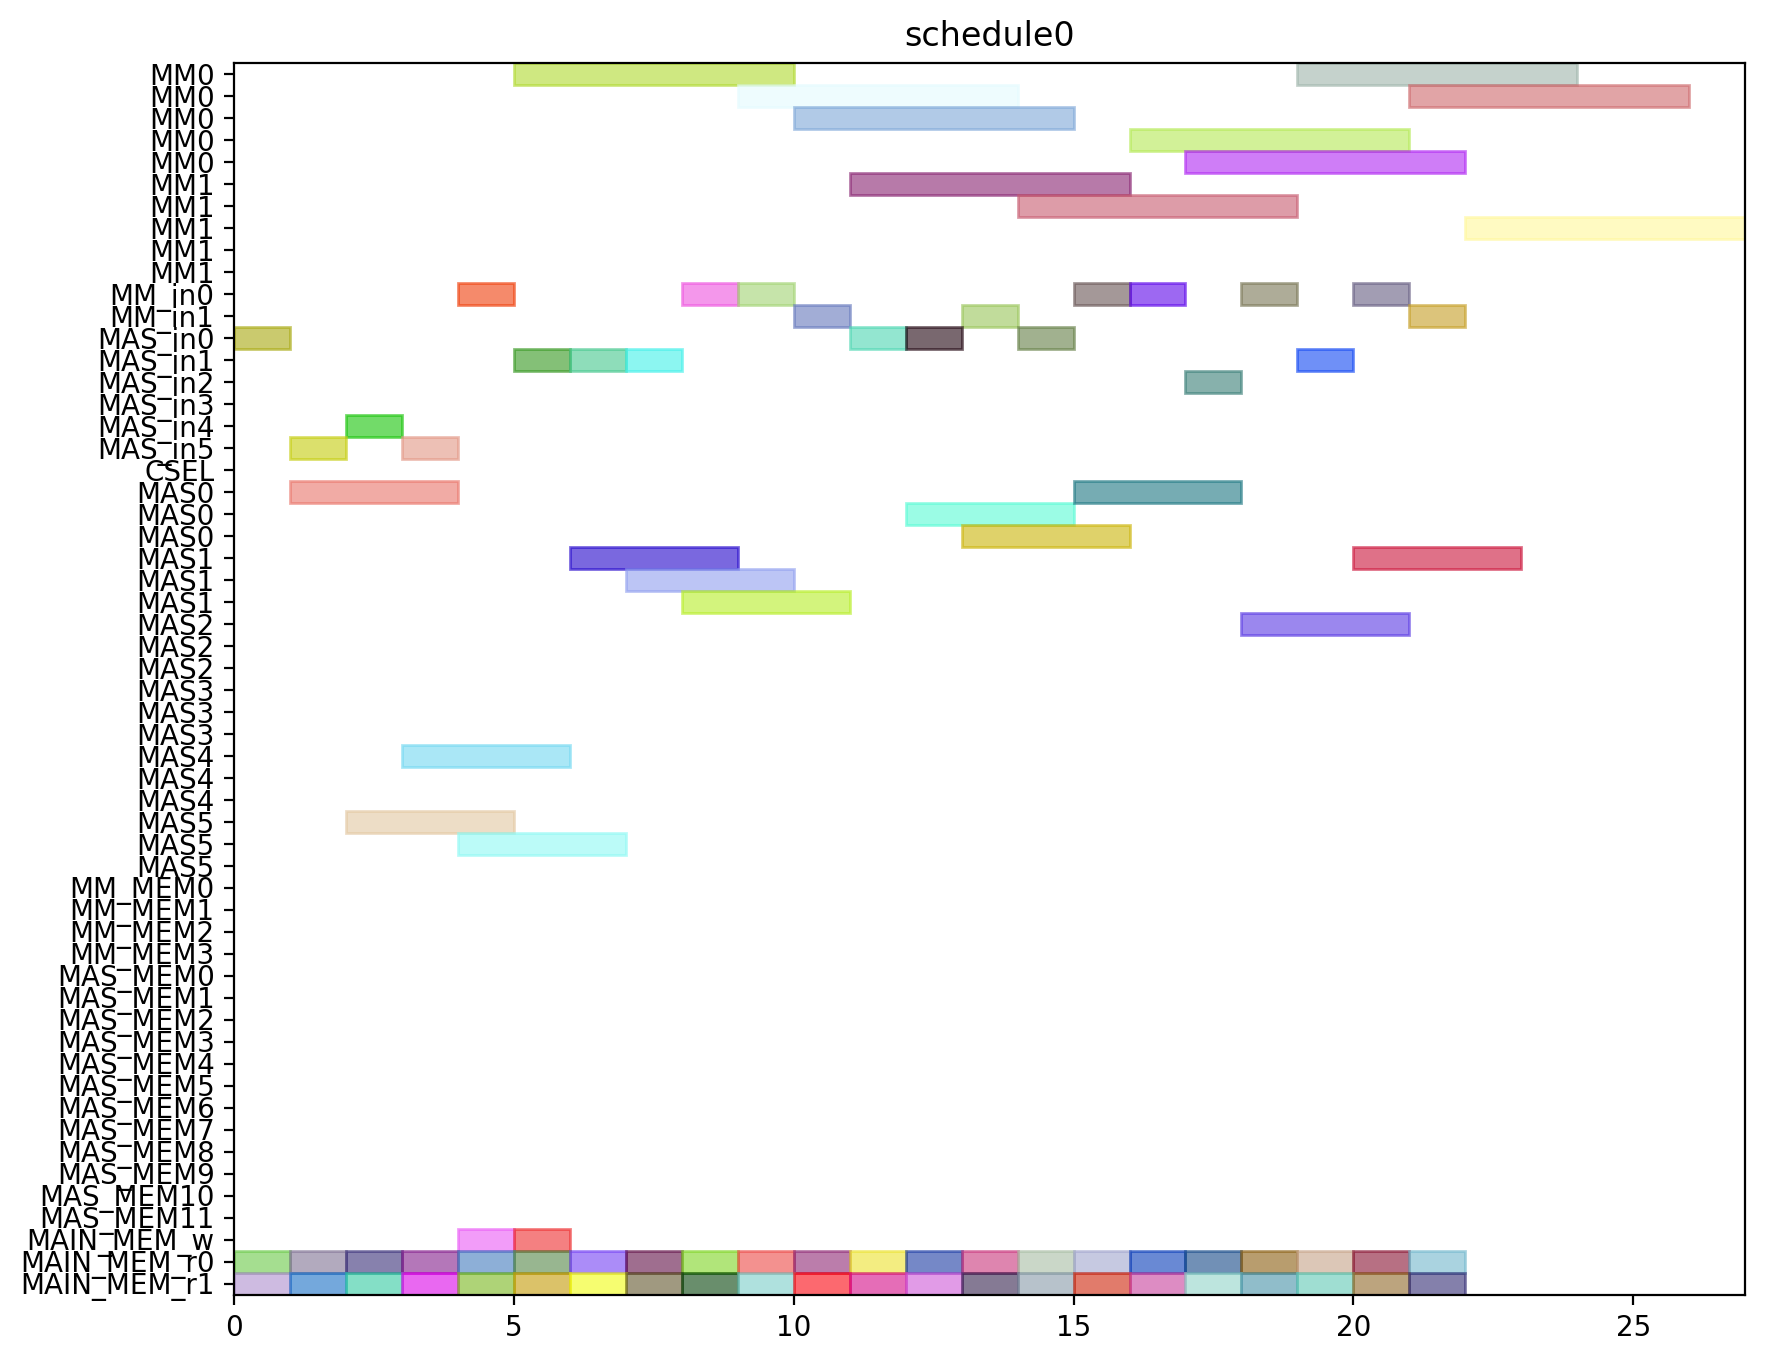

The Python source for this figure:
from pyschedule import Scenario, solvers, plotters, alt


def solve():
	horizon = 120
	S = Scenario("schedule0", horizon=horizon)

	# resource
	MM = S.Resources('MM', num=2, size=5)
	MM_in = S.Resources('MM_in', num=2)
	MAS_in = S.Resources('MAS_in', num=6)
	CSEL = S.Resource('CSEL')
	MAS = S.Resources('MAS', num=6, size=3, periods=range(1, horizon))
	MM_MEM = S.Resources('MM_MEM', num=4)
	MAS_MEM = S.Resources('MAS_MEM', num=12)
	MAIN_MEM_w = S.Resource('MAIN_MEM_w', size=1)
	MAIN_MEM_r = S.Resources('MAIN_MEM_r', num=2)

	# result of previous scheduling

	# new tasks
	c10_t0 = S.Task('c10_t0', length=5, delay_cost=1)
	c10_t0 += alt(MM)
	c10_t0_in = S.Task('c10_t0_in', length=1, delay_cost=1)
	c10_t0_in += alt(MM_in)
	S += c10_t0_in*MM_in[0]<=c10_t0*MM[0]
	S += c10_t0_in*MM_in[1]<=c10_t0*MM[1]
	c10_t0_mem0 = S.Task('c10_t0_mem0', length=1, delay_cost=1)
	c10_t0_mem0 += MAIN_MEM_r[0]
	S += c10_t0_mem0 <= c10_t0

	c10_t0_mem1 = S.Task('c10_t0_mem1', length=1, delay_cost=1)
	c10_t0_mem1 += MAIN_MEM_r[1]
	S += c10_t0_mem1 <= c10_t0

	c10_t1 = S.Task('c10_t1', length=5, delay_cost=1)
	c10_t1 += alt(MM)
	c10_t1_in = S.Task('c10_t1_in', length=1, delay_cost=1)
	c10_t1_in += alt(MM_in)
	S += c10_t1_in*MM_in[0]<=c10_t1*MM[0]
	S += c10_t1_in*MM_in[1]<=c10_t1*MM[1]
	c10_t1_mem0 = S.Task('c10_t1_mem0', length=1, delay_cost=1)
	c10_t1_mem0 += MAIN_MEM_r[0]
	S += c10_t1_mem0 <= c10_t1

	c10_t1_mem1 = S.Task('c10_t1_mem1', length=1, delay_cost=1)
	c10_t1_mem1 += MAIN_MEM_r[1]
	S += c10_t1_mem1 <= c10_t1

	c10_t2 = S.Task('c10_t2', length=3, delay_cost=1)
	c10_t2 += alt(MAS)
	c10_t2_in = S.Task('c10_t2_in', length=1, delay_cost=1)
	c10_t2_in += alt(MAS_in)
	S += c10_t2_in*MAS_in[0]<=c10_t2*MAS[0]

	S += c10_t2_in*MAS_in[1]<=c10_t2*MAS[1]

	S += c10_t2_in*MAS_in[2]<=c10_t2*MAS[2]

	S += c10_t2_in*MAS_in[3]<=c10_t2*MAS[3]

	S += c10_t2_in*MAS_in[4]<=c10_t2*MAS[4]

	S += c10_t2_in*MAS_in[5]<=c10_t2*MAS[5]

	c10_t2_mem0 = S.Task('c10_t2_mem0', length=1, delay_cost=1)
	c10_t2_mem0 += MAIN_MEM_r[0]
	S += c10_t2_mem0 <= c10_t2

	c10_t2_mem1 = S.Task('c10_t2_mem1', length=1, delay_cost=1)
	c10_t2_mem1 += MAIN_MEM_r[1]
	S += c10_t2_mem1 <= c10_t2

	c10_t3 = S.Task('c10_t3', length=3, delay_cost=1)
	c10_t3 += alt(MAS)
	c10_t3_in = S.Task('c10_t3_in', length=1, delay_cost=1)
	c10_t3_in += alt(MAS_in)
	S += c10_t3_in*MAS_in[0]<=c10_t3*MAS[0]

	S += c10_t3_in*MAS_in[1]<=c10_t3*MAS[1]

	S += c10_t3_in*MAS_in[2]<=c10_t3*MAS[2]

	S += c10_t3_in*MAS_in[3]<=c10_t3*MAS[3]

	S += c10_t3_in*MAS_in[4]<=c10_t3*MAS[4]

	S += c10_t3_in*MAS_in[5]<=c10_t3*MAS[5]

	c10_t3_mem0 = S.Task('c10_t3_mem0', length=1, delay_cost=1)
	c10_t3_mem0 += MAIN_MEM_r[0]
	S += c10_t3_mem0 <= c10_t3

	c10_t3_mem1 = S.Task('c10_t3_mem1', length=1, delay_cost=1)
	c10_t3_mem1 += MAIN_MEM_r[1]
	S += c10_t3_mem1 <= c10_t3

	c20_t0 = S.Task('c20_t0', length=5, delay_cost=1)
	c20_t0 += alt(MM)
	c20_t0_in = S.Task('c20_t0_in', length=1, delay_cost=1)
	c20_t0_in += alt(MM_in)
	S += c20_t0_in*MM_in[0]<=c20_t0*MM[0]
	S += c20_t0_in*MM_in[1]<=c20_t0*MM[1]
	c20_t0_mem0 = S.Task('c20_t0_mem0', length=1, delay_cost=1)
	c20_t0_mem0 += MAIN_MEM_r[0]
	S += c20_t0_mem0 <= c20_t0

	c20_t0_mem1 = S.Task('c20_t0_mem1', length=1, delay_cost=1)
	c20_t0_mem1 += MAIN_MEM_r[1]
	S += c20_t0_mem1 <= c20_t0

	c20_t1 = S.Task('c20_t1', length=5, delay_cost=1)
	c20_t1 += alt(MM)
	c20_t1_in = S.Task('c20_t1_in', length=1, delay_cost=1)
	c20_t1_in += alt(MM_in)
	S += c20_t1_in*MM_in[0]<=c20_t1*MM[0]
	S += c20_t1_in*MM_in[1]<=c20_t1*MM[1]
	c20_t1_mem0 = S.Task('c20_t1_mem0', length=1, delay_cost=1)
	c20_t1_mem0 += MAIN_MEM_r[0]
	S += c20_t1_mem0 <= c20_t1

	c20_t1_mem1 = S.Task('c20_t1_mem1', length=1, delay_cost=1)
	c20_t1_mem1 += MAIN_MEM_r[1]
	S += c20_t1_mem1 <= c20_t1

	c20_t2 = S.Task('c20_t2', length=3, delay_cost=1)
	c20_t2 += alt(MAS)
	c20_t2_in = S.Task('c20_t2_in', length=1, delay_cost=1)
	c20_t2_in += alt(MAS_in)
	S += c20_t2_in*MAS_in[0]<=c20_t2*MAS[0]

	S += c20_t2_in*MAS_in[1]<=c20_t2*MAS[1]

	S += c20_t2_in*MAS_in[2]<=c20_t2*MAS[2]

	S += c20_t2_in*MAS_in[3]<=c20_t2*MAS[3]

	S += c20_t2_in*MAS_in[4]<=c20_t2*MAS[4]

	S += c20_t2_in*MAS_in[5]<=c20_t2*MAS[5]

	c20_t2_mem0 = S.Task('c20_t2_mem0', length=1, delay_cost=1)
	c20_t2_mem0 += MAIN_MEM_r[0]
	S += c20_t2_mem0 <= c20_t2

	c20_t2_mem1 = S.Task('c20_t2_mem1', length=1, delay_cost=1)
	c20_t2_mem1 += MAIN_MEM_r[1]
	S += c20_t2_mem1 <= c20_t2

	c20_t3 = S.Task('c20_t3', length=3, delay_cost=1)
	c20_t3 += alt(MAS)
	c20_t3_in = S.Task('c20_t3_in', length=1, delay_cost=1)
	c20_t3_in += alt(MAS_in)
	S += c20_t3_in*MAS_in[0]<=c20_t3*MAS[0]

	S += c20_t3_in*MAS_in[1]<=c20_t3*MAS[1]

	S += c20_t3_in*MAS_in[2]<=c20_t3*MAS[2]

	S += c20_t3_in*MAS_in[3]<=c20_t3*MAS[3]

	S += c20_t3_in*MAS_in[4]<=c20_t3*MAS[4]

	S += c20_t3_in*MAS_in[5]<=c20_t3*MAS[5]

	c20_t3_mem0 = S.Task('c20_t3_mem0', length=1, delay_cost=1)
	c20_t3_mem0 += MAIN_MEM_r[0]
	S += c20_t3_mem0 <= c20_t3

	c20_t3_mem1 = S.Task('c20_t3_mem1', length=1, delay_cost=1)
	c20_t3_mem1 += MAIN_MEM_r[1]
	S += c20_t3_mem1 <= c20_t3

	c01_t0 = S.Task('c01_t0', length=5, delay_cost=1)
	c01_t0 += alt(MM)
	c01_t0_in = S.Task('c01_t0_in', length=1, delay_cost=1)
	c01_t0_in += alt(MM_in)
	S += c01_t0_in*MM_in[0]<=c01_t0*MM[0]
	S += c01_t0_in*MM_in[1]<=c01_t0*MM[1]
	c01_t0_mem0 = S.Task('c01_t0_mem0', length=1, delay_cost=1)
	c01_t0_mem0 += MAIN_MEM_r[0]
	S += c01_t0_mem0 <= c01_t0

	c01_t0_mem1 = S.Task('c01_t0_mem1', length=1, delay_cost=1)
	c01_t0_mem1 += MAIN_MEM_r[1]
	S += c01_t0_mem1 <= c01_t0

	c01_t1 = S.Task('c01_t1', length=5, delay_cost=1)
	c01_t1 += alt(MM)
	c01_t1_in = S.Task('c01_t1_in', length=1, delay_cost=1)
	c01_t1_in += alt(MM_in)
	S += c01_t1_in*MM_in[0]<=c01_t1*MM[0]
	S += c01_t1_in*MM_in[1]<=c01_t1*MM[1]
	c01_t1_mem0 = S.Task('c01_t1_mem0', length=1, delay_cost=1)
	c01_t1_mem0 += MAIN_MEM_r[0]
	S += c01_t1_mem0 <= c01_t1

	c01_t1_mem1 = S.Task('c01_t1_mem1', length=1, delay_cost=1)
	c01_t1_mem1 += MAIN_MEM_r[1]
	S += c01_t1_mem1 <= c01_t1

	c01_t2 = S.Task('c01_t2', length=3, delay_cost=1)
	c01_t2 += alt(MAS)
	c01_t2_in = S.Task('c01_t2_in', length=1, delay_cost=1)
	c01_t2_in += alt(MAS_in)
	S += c01_t2_in*MAS_in[0]<=c01_t2*MAS[0]

	S += c01_t2_in*MAS_in[1]<=c01_t2*MAS[1]

	S += c01_t2_in*MAS_in[2]<=c01_t2*MAS[2]

	S += c01_t2_in*MAS_in[3]<=c01_t2*MAS[3]

	S += c01_t2_in*MAS_in[4]<=c01_t2*MAS[4]

	S += c01_t2_in*MAS_in[5]<=c01_t2*MAS[5]

	c01_t2_mem0 = S.Task('c01_t2_mem0', length=1, delay_cost=1)
	c01_t2_mem0 += MAIN_MEM_r[0]
	S += c01_t2_mem0 <= c01_t2

	c01_t2_mem1 = S.Task('c01_t2_mem1', length=1, delay_cost=1)
	c01_t2_mem1 += MAIN_MEM_r[1]
	S += c01_t2_mem1 <= c01_t2

	c01_t3 = S.Task('c01_t3', length=3, delay_cost=1)
	c01_t3 += alt(MAS)
	c01_t3_in = S.Task('c01_t3_in', length=1, delay_cost=1)
	c01_t3_in += alt(MAS_in)
	S += c01_t3_in*MAS_in[0]<=c01_t3*MAS[0]

	S += c01_t3_in*MAS_in[1]<=c01_t3*MAS[1]

	S += c01_t3_in*MAS_in[2]<=c01_t3*MAS[2]

	S += c01_t3_in*MAS_in[3]<=c01_t3*MAS[3]

	S += c01_t3_in*MAS_in[4]<=c01_t3*MAS[4]

	S += c01_t3_in*MAS_in[5]<=c01_t3*MAS[5]

	c01_t3_mem0 = S.Task('c01_t3_mem0', length=1, delay_cost=1)
	c01_t3_mem0 += MAIN_MEM_r[0]
	S += c01_t3_mem0 <= c01_t3

	c01_t3_mem1 = S.Task('c01_t3_mem1', length=1, delay_cost=1)
	c01_t3_mem1 += MAIN_MEM_r[1]
	S += c01_t3_mem1 <= c01_t3

	c11_t0 = S.Task('c11_t0', length=5, delay_cost=1)
	c11_t0 += alt(MM)
	c11_t0_in = S.Task('c11_t0_in', length=1, delay_cost=1)
	c11_t0_in += alt(MM_in)
	S += c11_t0_in*MM_in[0]<=c11_t0*MM[0]
	S += c11_t0_in*MM_in[1]<=c11_t0*MM[1]
	c11_t0_mem0 = S.Task('c11_t0_mem0', length=1, delay_cost=1)
	c11_t0_mem0 += MAIN_MEM_r[0]
	S += c11_t0_mem0 <= c11_t0

	c11_t0_mem1 = S.Task('c11_t0_mem1', length=1, delay_cost=1)
	c11_t0_mem1 += MAIN_MEM_r[1]
	S += c11_t0_mem1 <= c11_t0

	c11_t1 = S.Task('c11_t1', length=5, delay_cost=1)
	c11_t1 += alt(MM)
	c11_t1_in = S.Task('c11_t1_in', length=1, delay_cost=1)
	c11_t1_in += alt(MM_in)
	S += c11_t1_in*MM_in[0]<=c11_t1*MM[0]
	S += c11_t1_in*MM_in[1]<=c11_t1*MM[1]
	c11_t1_mem0 = S.Task('c11_t1_mem0', length=1, delay_cost=1)
	c11_t1_mem0 += MAIN_MEM_r[0]
	S += c11_t1_mem0 <= c11_t1

	c11_t1_mem1 = S.Task('c11_t1_mem1', length=1, delay_cost=1)
	c11_t1_mem1 += MAIN_MEM_r[1]
	S += c11_t1_mem1 <= c11_t1

	c11_t2 = S.Task('c11_t2', length=3, delay_cost=1)
	c11_t2 += alt(MAS)
	c11_t2_in = S.Task('c11_t2_in', length=1, delay_cost=1)
	c11_t2_in += alt(MAS_in)
	S += c11_t2_in*MAS_in[0]<=c11_t2*MAS[0]

	S += c11_t2_in*MAS_in[1]<=c11_t2*MAS[1]

	S += c11_t2_in*MAS_in[2]<=c11_t2*MAS[2]

	S += c11_t2_in*MAS_in[3]<=c11_t2*MAS[3]

	S += c11_t2_in*MAS_in[4]<=c11_t2*MAS[4]

	S += c11_t2_in*MAS_in[5]<=c11_t2*MAS[5]

	c11_t2_mem0 = S.Task('c11_t2_mem0', length=1, delay_cost=1)
	c11_t2_mem0 += MAIN_MEM_r[0]
	S += c11_t2_mem0 <= c11_t2

	c11_t2_mem1 = S.Task('c11_t2_mem1', length=1, delay_cost=1)
	c11_t2_mem1 += MAIN_MEM_r[1]
	S += c11_t2_mem1 <= c11_t2

	c11_t3 = S.Task('c11_t3', length=3, delay_cost=1)
	c11_t3 += alt(MAS)
	c11_t3_in = S.Task('c11_t3_in', length=1, delay_cost=1)
	c11_t3_in += alt(MAS_in)
	S += c11_t3_in*MAS_in[0]<=c11_t3*MAS[0]

	S += c11_t3_in*MAS_in[1]<=c11_t3*MAS[1]

	S += c11_t3_in*MAS_in[2]<=c11_t3*MAS[2]

	S += c11_t3_in*MAS_in[3]<=c11_t3*MAS[3]

	S += c11_t3_in*MAS_in[4]<=c11_t3*MAS[4]

	S += c11_t3_in*MAS_in[5]<=c11_t3*MAS[5]

	c11_t3_mem0 = S.Task('c11_t3_mem0', length=1, delay_cost=1)
	c11_t3_mem0 += MAIN_MEM_r[0]
	S += c11_t3_mem0 <= c11_t3

	c11_t3_mem1 = S.Task('c11_t3_mem1', length=1, delay_cost=1)
	c11_t3_mem1 += MAIN_MEM_r[1]
	S += c11_t3_mem1 <= c11_t3

	c21_t0 = S.Task('c21_t0', length=5, delay_cost=1)
	c21_t0 += alt(MM)
	c21_t0_in = S.Task('c21_t0_in', length=1, delay_cost=1)
	c21_t0_in += alt(MM_in)
	S += c21_t0_in*MM_in[0]<=c21_t0*MM[0]
	S += c21_t0_in*MM_in[1]<=c21_t0*MM[1]
	c21_t0_mem0 = S.Task('c21_t0_mem0', length=1, delay_cost=1)
	c21_t0_mem0 += MAIN_MEM_r[0]
	S += c21_t0_mem0 <= c21_t0

	c21_t0_mem1 = S.Task('c21_t0_mem1', length=1, delay_cost=1)
	c21_t0_mem1 += MAIN_MEM_r[1]
	S += c21_t0_mem1 <= c21_t0

	c21_t1 = S.Task('c21_t1', length=5, delay_cost=1)
	c21_t1 += alt(MM)
	c21_t1_in = S.Task('c21_t1_in', length=1, delay_cost=1)
	c21_t1_in += alt(MM_in)
	S += c21_t1_in*MM_in[0]<=c21_t1*MM[0]
	S += c21_t1_in*MM_in[1]<=c21_t1*MM[1]
	c21_t1_mem0 = S.Task('c21_t1_mem0', length=1, delay_cost=1)
	c21_t1_mem0 += MAIN_MEM_r[0]
	S += c21_t1_mem0 <= c21_t1

	c21_t1_mem1 = S.Task('c21_t1_mem1', length=1, delay_cost=1)
	c21_t1_mem1 += MAIN_MEM_r[1]
	S += c21_t1_mem1 <= c21_t1

	c21_t2 = S.Task('c21_t2', length=3, delay_cost=1)
	c21_t2 += alt(MAS)
	c21_t2_in = S.Task('c21_t2_in', length=1, delay_cost=1)
	c21_t2_in += alt(MAS_in)
	S += c21_t2_in*MAS_in[0]<=c21_t2*MAS[0]

	S += c21_t2_in*MAS_in[1]<=c21_t2*MAS[1]

	S += c21_t2_in*MAS_in[2]<=c21_t2*MAS[2]

	S += c21_t2_in*MAS_in[3]<=c21_t2*MAS[3]

	S += c21_t2_in*MAS_in[4]<=c21_t2*MAS[4]

	S += c21_t2_in*MAS_in[5]<=c21_t2*MAS[5]

	c21_t2_mem0 = S.Task('c21_t2_mem0', length=1, delay_cost=1)
	c21_t2_mem0 += MAIN_MEM_r[0]
	S += c21_t2_mem0 <= c21_t2

	c21_t2_mem1 = S.Task('c21_t2_mem1', length=1, delay_cost=1)
	c21_t2_mem1 += MAIN_MEM_r[1]
	S += c21_t2_mem1 <= c21_t2

	c21_t3 = S.Task('c21_t3', length=3, delay_cost=1)
	c21_t3 += alt(MAS)
	c21_t3_in = S.Task('c21_t3_in', length=1, delay_cost=1)
	c21_t3_in += alt(MAS_in)
	S += c21_t3_in*MAS_in[0]<=c21_t3*MAS[0]

	S += c21_t3_in*MAS_in[1]<=c21_t3*MAS[1]

	S += c21_t3_in*MAS_in[2]<=c21_t3*MAS[2]

	S += c21_t3_in*MAS_in[3]<=c21_t3*MAS[3]

	S += c21_t3_in*MAS_in[4]<=c21_t3*MAS[4]

	S += c21_t3_in*MAS_in[5]<=c21_t3*MAS[5]

	c21_t3_mem0 = S.Task('c21_t3_mem0', length=1, delay_cost=1)
	c21_t3_mem0 += MAIN_MEM_r[0]
	S += c21_t3_mem0 <= c21_t3

	c21_t3_mem1 = S.Task('c21_t3_mem1', length=1, delay_cost=1)
	c21_t3_mem1 += MAIN_MEM_r[1]
	S += c21_t3_mem1 <= c21_t3

	c000 = S.Task('c000', length=3, delay_cost=1)
	c000 += alt(MAS)
	c000_in = S.Task('c000_in', length=1, delay_cost=1)
	c000_in += alt(MAS_in)
	S += c000_in*MAS_in[0]<=c000*MAS[0]

	S += c000_in*MAS_in[1]<=c000*MAS[1]

	S += c000_in*MAS_in[2]<=c000*MAS[2]

	S += c000_in*MAS_in[3]<=c000*MAS[3]

	S += c000_in*MAS_in[4]<=c000*MAS[4]

	S += c000_in*MAS_in[5]<=c000*MAS[5]

	S += 0<c000

	c000_w = S.Task('c000_w', length=1, delay_cost=1)
	c000_w += alt(MAIN_MEM_w)
	S += c000 <= c000_w

	c000_mem0 = S.Task('c000_mem0', length=1, delay_cost=1)
	c000_mem0 += MAIN_MEM_r[0]
	S += c000_mem0 <= c000

	c000_mem1 = S.Task('c000_mem1', length=1, delay_cost=1)
	c000_mem1 += MAIN_MEM_r[1]
	S += c000_mem1 <= c000

	c001 = S.Task('c001', length=3, delay_cost=1)
	c001 += alt(MAS)
	c001_in = S.Task('c001_in', length=1, delay_cost=1)
	c001_in += alt(MAS_in)
	S += c001_in*MAS_in[0]<=c001*MAS[0]

	S += c001_in*MAS_in[1]<=c001*MAS[1]

	S += c001_in*MAS_in[2]<=c001*MAS[2]

	S += c001_in*MAS_in[3]<=c001*MAS[3]

	S += c001_in*MAS_in[4]<=c001*MAS[4]

	S += c001_in*MAS_in[5]<=c001*MAS[5]

	S += 0<c001

	c001_w = S.Task('c001_w', length=1, delay_cost=1)
	c001_w += alt(MAIN_MEM_w)
	S += c001 <= c001_w

	c001_mem0 = S.Task('c001_mem0', length=1, delay_cost=1)
	c001_mem0 += MAIN_MEM_r[0]
	S += c001_mem0 <= c001

	c001_mem1 = S.Task('c001_mem1', length=1, delay_cost=1)
	c001_mem1 += MAIN_MEM_r[1]
	S += c001_mem1 <= c001

	solvers.mip.solve(S,msg=1,kind='CPLEX',ratio_gap=1.01)

	solution = [['hoge']*len(S.solution()[1]) for i in range(len(S.solution()))]
	for i in range(len(S.solution())):
		for j in range(len(S.solution()[i])):
			solution[i][j]=str(S.solution()[i][j])
	print(solution)

	cycles = int(solution[-1][3])

	pic_file_name = "/mnt/rose/usr1/fukuda/ABE/multiRAM_multiMAS_16mux/scheduling_result/stage5MM2_stage3MAS6/FROB/schedule0.png"
	if(S.solution() != []):
		plotters.matplotlib.plot(S,img_filename=pic_file_name, show_task_labels=False, fig_size=(cycles*0.25+3, 8))

	return solution
